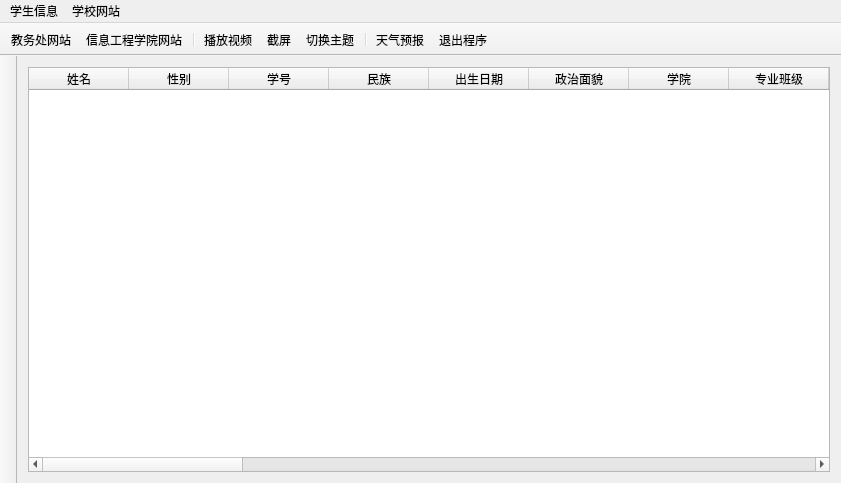
<?xml version="1.0" encoding="UTF-8"?>
<ui version="4.0">
 <class>MainWindow</class>
 <widget class="QMainWindow" name="MainWindow">
  <property name="enabled">
   <bool>true</bool>
  </property>
  <property name="geometry">
   <rect>
    <x>0</x>
    <y>0</y>
    <width>841</width>
    <height>483</height>
   </rect>
  </property>
  <property name="windowTitle">
   <string>MainWindow</string>
  </property>
  <property name="styleSheet">
   <string notr="true"/>
  </property>
  <property name="toolButtonStyle">
   <enum>Qt::ToolButtonTextBesideIcon</enum>
  </property>
  <widget class="QWidget" name="centralWidget">
   <layout class="QVBoxLayout" name="verticalLayout">
    <item>
     <widget class="QTableWidget" name="tableWidgetData">
      <column>
       <property name="text">
        <string>姓名</string>
       </property>
      </column>
      <column>
       <property name="text">
        <string>性别</string>
       </property>
      </column>
      <column>
       <property name="text">
        <string>学号</string>
       </property>
      </column>
      <column>
       <property name="text">
        <string>民族</string>
       </property>
      </column>
      <column>
       <property name="text">
        <string>出生日期</string>
       </property>
      </column>
      <column>
       <property name="text">
        <string>政治面貌</string>
       </property>
      </column>
      <column>
       <property name="text">
        <string>学院</string>
       </property>
      </column>
      <column>
       <property name="text">
        <string>专业班级</string>
       </property>
      </column>
      <column>
       <property name="text">
        <string>当前班级</string>
       </property>
      </column>
      <column>
       <property name="text">
        <string>宿舍号</string>
       </property>
      </column>
      <column>
       <property name="text">
        <string>床号</string>
       </property>
      </column>
      <column>
       <property name="text">
        <string>身份证号</string>
       </property>
      </column>
      <column>
       <property name="text">
        <string>银行卡号</string>
       </property>
      </column>
      <column>
       <property name="text">
        <string>邮编</string>
       </property>
      </column>
      <column>
       <property name="text">
        <string>QQ</string>
       </property>
      </column>
      <column>
       <property name="text">
        <string>户口类型</string>
       </property>
      </column>
      <column>
       <property name="text">
        <string>家庭住址</string>
       </property>
      </column>
      <column>
       <property name="text">
        <string>生源地</string>
       </property>
      </column>
      <column>
       <property name="text">
        <string>单亲</string>
       </property>
      </column>
      <column>
       <property name="text">
        <string>贫困</string>
       </property>
      </column>
      <column>
       <property name="text">
        <string>服兵役</string>
       </property>
      </column>
      <column>
       <property name="text">
        <string>留学</string>
       </property>
      </column>
      <column>
       <property name="text">
        <string>周末回家</string>
       </property>
      </column>
      <column>
       <property name="text">
        <string>走读</string>
       </property>
      </column>
      <column>
       <property name="text">
        <string>父亲姓名</string>
       </property>
      </column>
      <column>
       <property name="text">
        <string>电话</string>
       </property>
      </column>
      <column>
       <property name="text">
        <string>单位</string>
       </property>
      </column>
      <column>
       <property name="text">
        <string>母亲姓名</string>
       </property>
      </column>
      <column>
       <property name="text">
        <string>电话</string>
       </property>
      </column>
      <column>
       <property name="text">
        <string>单位</string>
       </property>
      </column>
      <column>
       <property name="text">
        <string>个人电话</string>
       </property>
      </column>
     </widget>
    </item>
   </layout>
  </widget>
  <widget class="QToolBar" name="toolBar">
   <property name="windowTitle">
    <string>toolBar</string>
   </property>
   <property name="movable">
    <bool>false</bool>
   </property>
   <property name="toolButtonStyle">
    <enum>Qt::ToolButtonTextBesideIcon</enum>
   </property>
   <attribute name="toolBarArea">
    <enum>TopToolBarArea</enum>
   </attribute>
   <attribute name="toolBarBreak">
    <bool>false</bool>
   </attribute>
   <addaction name="actionJiaowu"/>
   <addaction name="actionXinXi"/>
   <addaction name="separator"/>
   <addaction name="actionMovie"/>
   <addaction name="actionScreen"/>
   <addaction name="actionChangeStyle"/>
   <addaction name="separator"/>
   <addaction name="actionWeather"/>
   <addaction name="actionEXIT"/>
  </widget>
  <widget class="QToolBar" name="toolBar_2">
   <property name="windowTitle">
    <string>toolBar_2</string>
   </property>
   <property name="movable">
    <bool>false</bool>
   </property>
   <attribute name="toolBarArea">
    <enum>LeftToolBarArea</enum>
   </attribute>
   <attribute name="toolBarBreak">
    <bool>false</bool>
   </attribute>
  </widget>
  <widget class="QMenuBar" name="menuBar">
   <property name="geometry">
    <rect>
     <x>0</x>
     <y>0</y>
     <width>841</width>
     <height>20</height>
    </rect>
   </property>
   <widget class="QMenu" name="menu">
    <property name="title">
     <string>学生信息</string>
    </property>
    <addaction name="actionInsert"/>
    <addaction name="actionSelect"/>
    <addaction name="actionPoliticalInsert"/>
    <addaction name="actionPoliticalSelect"/>
    <addaction name="actionCutSchoolInsert"/>
    <addaction name="actionCutSchoolSelect"/>
    <addaction name="actionNotPassInsert"/>
    <addaction name="actionNotPassSelect"/>
    <addaction name="actionHornorInsert"/>
    <addaction name="actionHornorSelect"/>
    <addaction name="actionDayInsert"/>
    <addaction name="actionDaySelect"/>
    <addaction name="actionOutLineInsert"/>
    <addaction name="actionOutLineSelect"/>
    <addaction name="actionGradeInsert"/>
    <addaction name="actionGradeSelect"/>
    <addaction name="actionNotBackIsrt"/>
    <addaction name="actionNotBackSect"/>
    <addaction name="actionGradeTestIsrt"/>
    <addaction name="actionGradeTestSect"/>
    <addaction name="actionSchoolRoolIsrt"/>
    <addaction name="actionSchoolRoolSect"/>
    <addaction name="actionTransferIsrt"/>
    <addaction name="actionTransferSect"/>
   </widget>
   <widget class="QMenu" name="menu_2">
    <property name="title">
     <string>学校网站</string>
    </property>
    <addaction name="actionXinXi"/>
    <addaction name="actionJiaowu"/>
    <addaction name="actionBaiDu"/>
   </widget>
   <addaction name="menu"/>
   <addaction name="menu_2"/>
  </widget>
  <action name="actionEXIT">
   <property name="icon">
    <iconset resource="res.qrc">
     <normaloff>:/new/prefix1/image/exit.png</normaloff>:/new/prefix1/image/exit.png</iconset>
   </property>
   <property name="text">
    <string>退出程序</string>
   </property>
   <property name="toolTip">
    <string>退出程序</string>
   </property>
  </action>
  <action name="actionInsert">
   <property name="icon">
    <iconset resource="res.qrc">
     <normaloff>:/new/prefix1/image/system-users.png</normaloff>:/new/prefix1/image/system-users.png</iconset>
   </property>
   <property name="text">
    <string>基本信息录入</string>
   </property>
  </action>
  <action name="actionSelect">
   <property name="icon">
    <iconset resource="res.qrc">
     <normaloff>:/new/prefix1/image/system-users.png</normaloff>:/new/prefix1/image/system-users.png</iconset>
   </property>
   <property name="text">
    <string>基本信息查询</string>
   </property>
  </action>
  <action name="actionPoliticalInsert">
   <property name="icon">
    <iconset resource="res.qrc">
     <normaloff>:/new/prefix1/image/system-users.png</normaloff>:/new/prefix1/image/system-users.png</iconset>
   </property>
   <property name="text">
    <string>政治面貌录入</string>
   </property>
  </action>
  <action name="actionPoliticalSelect">
   <property name="icon">
    <iconset resource="res.qrc">
     <normaloff>:/new/prefix1/image/system-users.png</normaloff>:/new/prefix1/image/system-users.png</iconset>
   </property>
   <property name="text">
    <string>政治面貌查询</string>
   </property>
  </action>
  <action name="actionCutSchoolInsert">
   <property name="icon">
    <iconset resource="res.qrc">
     <normaloff>:/new/prefix1/image/system-users.png</normaloff>:/new/prefix1/image/system-users.png</iconset>
   </property>
   <property name="text">
    <string>旷课情况录入</string>
   </property>
  </action>
  <action name="actionCutSchoolSelect">
   <property name="icon">
    <iconset resource="res.qrc">
     <normaloff>:/new/prefix1/image/system-users.png</normaloff>:/new/prefix1/image/system-users.png</iconset>
   </property>
   <property name="text">
    <string>旷课情况查询</string>
   </property>
  </action>
  <action name="actionNotPassInsert">
   <property name="icon">
    <iconset resource="res.qrc">
     <normaloff>:/new/prefix1/image/system-users.png</normaloff>:/new/prefix1/image/system-users.png</iconset>
   </property>
   <property name="text">
    <string>挂科情况录入</string>
   </property>
  </action>
  <action name="actionNotPassSelect">
   <property name="icon">
    <iconset resource="res.qrc">
     <normaloff>:/new/prefix1/image/system-users.png</normaloff>:/new/prefix1/image/system-users.png</iconset>
   </property>
   <property name="text">
    <string>挂科情况查询</string>
   </property>
  </action>
  <action name="actionHornorInsert">
   <property name="icon">
    <iconset resource="res.qrc">
     <normaloff>:/new/prefix1/image/system-users.png</normaloff>:/new/prefix1/image/system-users.png</iconset>
   </property>
   <property name="text">
    <string>获奖情况录入</string>
   </property>
  </action>
  <action name="actionHornorSelect">
   <property name="icon">
    <iconset resource="res.qrc">
     <normaloff>:/new/prefix1/image/system-users.png</normaloff>:/new/prefix1/image/system-users.png</iconset>
   </property>
   <property name="text">
    <string>获奖情况查询</string>
   </property>
  </action>
  <action name="actionDayInsert">
   <property name="icon">
    <iconset resource="res.qrc">
     <normaloff>:/new/prefix1/image/system-users.png</normaloff>:/new/prefix1/image/system-users.png</iconset>
   </property>
   <property name="text">
    <string>日常情况录入</string>
   </property>
  </action>
  <action name="actionDaySelect">
   <property name="icon">
    <iconset resource="res.qrc">
     <normaloff>:/new/prefix1/image/system-users.png</normaloff>:/new/prefix1/image/system-users.png</iconset>
   </property>
   <property name="text">
    <string>日常情况查询</string>
   </property>
  </action>
  <action name="actionOutLineInsert">
   <property name="icon">
    <iconset resource="res.qrc">
     <normaloff>:/new/prefix1/image/system-users.png</normaloff>:/new/prefix1/image/system-users.png</iconset>
   </property>
   <property name="text">
    <string>违规违纪录入</string>
   </property>
  </action>
  <action name="actionOutLineSelect">
   <property name="icon">
    <iconset resource="res.qrc">
     <normaloff>:/new/prefix1/image/system-users.png</normaloff>:/new/prefix1/image/system-users.png</iconset>
   </property>
   <property name="text">
    <string>违规违纪查询</string>
   </property>
  </action>
  <action name="actionGradeInsert">
   <property name="icon">
    <iconset resource="res.qrc">
     <normaloff>:/new/prefix1/image/system-users.png</normaloff>:/new/prefix1/image/system-users.png</iconset>
   </property>
   <property name="text">
    <string>成绩排名录入</string>
   </property>
  </action>
  <action name="actionGradeSelect">
   <property name="icon">
    <iconset resource="res.qrc">
     <normaloff>:/new/prefix1/image/system-users.png</normaloff>:/new/prefix1/image/system-users.png</iconset>
   </property>
   <property name="text">
    <string>成绩排名查询</string>
   </property>
  </action>
  <action name="actionChangeStyle">
   <property name="icon">
    <iconset resource="res.qrc">
     <normaloff>:/new/prefix1/image/square.png</normaloff>:/new/prefix1/image/square.png</iconset>
   </property>
   <property name="text">
    <string>切换主题</string>
   </property>
   <property name="toolTip">
    <string>切换主题</string>
   </property>
  </action>
  <action name="actionXinXi">
   <property name="icon">
    <iconset resource="res.qrc">
     <normaloff>:/new/prefix1/image/internet-web-browser.png</normaloff>:/new/prefix1/image/internet-web-browser.png</iconset>
   </property>
   <property name="text">
    <string>信息工程学院网站</string>
   </property>
  </action>
  <action name="actionJiaowu">
   <property name="icon">
    <iconset resource="res.qrc">
     <normaloff>:/new/prefix1/image/internet-web-browser.png</normaloff>:/new/prefix1/image/internet-web-browser.png</iconset>
   </property>
   <property name="text">
    <string>教务处网站</string>
   </property>
   <property name="toolTip">
    <string>教务处网站</string>
   </property>
  </action>
  <action name="actionScreen">
   <property name="icon">
    <iconset resource="res.qrc">
     <normaloff>:/new/prefix1/image/gallery.png</normaloff>:/new/prefix1/image/gallery.png</iconset>
   </property>
   <property name="text">
    <string>截屏</string>
   </property>
   <property name="toolTip">
    <string>截屏</string>
   </property>
  </action>
  <action name="actionMovie">
   <property name="icon">
    <iconset resource="res.qrc">
     <normaloff>:/new/prefix1/image/videos.png</normaloff>:/new/prefix1/image/videos.png</iconset>
   </property>
   <property name="text">
    <string>播放视频</string>
   </property>
   <property name="toolTip">
    <string>播放视频</string>
   </property>
  </action>
  <action name="actionBaiDu">
   <property name="icon">
    <iconset resource="res.qrc">
     <normaloff>:/new/prefix1/image/Baidu.png</normaloff>:/new/prefix1/image/Baidu.png</iconset>
   </property>
   <property name="text">
    <string>百度一下</string>
   </property>
  </action>
  <action name="actionNotBackIsrt">
   <property name="icon">
    <iconset resource="res.qrc">
     <normaloff>:/new/prefix1/image/system-users.png</normaloff>:/new/prefix1/image/system-users.png</iconset>
   </property>
   <property name="text">
    <string>夜不归寝录入</string>
   </property>
   <property name="toolTip">
    <string>夜不归寝录入</string>
   </property>
  </action>
  <action name="actionNotBackSect">
   <property name="icon">
    <iconset resource="res.qrc">
     <normaloff>:/new/prefix1/image/system-users.png</normaloff>:/new/prefix1/image/system-users.png</iconset>
   </property>
   <property name="text">
    <string>夜不归寝查询</string>
   </property>
   <property name="toolTip">
    <string>夜不归寝查询</string>
   </property>
  </action>
  <action name="actionGradeTestIsrt">
   <property name="icon">
    <iconset resource="res.qrc">
     <normaloff>:/new/prefix1/image/system-users.png</normaloff>:/new/prefix1/image/system-users.png</iconset>
   </property>
   <property name="text">
    <string>等级考试录入</string>
   </property>
   <property name="toolTip">
    <string>等级考试录入</string>
   </property>
  </action>
  <action name="actionGradeTestSect">
   <property name="icon">
    <iconset resource="res.qrc">
     <normaloff>:/new/prefix1/image/system-users.png</normaloff>:/new/prefix1/image/system-users.png</iconset>
   </property>
   <property name="text">
    <string>等级考试查询</string>
   </property>
   <property name="toolTip">
    <string>等级考试查询</string>
   </property>
  </action>
  <action name="actionSchoolRoolIsrt">
   <property name="icon">
    <iconset resource="res.qrc">
     <normaloff>:/new/prefix1/image/system-users.png</normaloff>:/new/prefix1/image/system-users.png</iconset>
   </property>
   <property name="text">
    <string>学籍异变录入</string>
   </property>
   <property name="toolTip">
    <string>学籍异变录入</string>
   </property>
  </action>
  <action name="actionSchoolRoolSect">
   <property name="icon">
    <iconset resource="res.qrc">
     <normaloff>:/new/prefix1/image/system-users.png</normaloff>:/new/prefix1/image/system-users.png</iconset>
   </property>
   <property name="text">
    <string>学籍异变查询</string>
   </property>
   <property name="toolTip">
    <string>学籍异变查询</string>
   </property>
  </action>
  <action name="actionTransferIsrt">
   <property name="icon">
    <iconset resource="res.qrc">
     <normaloff>:/new/prefix1/image/system-users.png</normaloff>:/new/prefix1/image/system-users.png</iconset>
   </property>
   <property name="text">
    <string>转学录入</string>
   </property>
   <property name="toolTip">
    <string>转学录入</string>
   </property>
  </action>
  <action name="actionTransferSect">
   <property name="icon">
    <iconset resource="res.qrc">
     <normaloff>:/new/prefix1/image/system-users.png</normaloff>:/new/prefix1/image/system-users.png</iconset>
   </property>
   <property name="text">
    <string>转学查询</string>
   </property>
   <property name="toolTip">
    <string>转学查询</string>
   </property>
  </action>
  <action name="actionWeather">
   <property name="icon">
    <iconset resource="res.qrc">
     <normaloff>:/new/prefix1/image/weather.jpg</normaloff>:/new/prefix1/image/weather.jpg</iconset>
   </property>
   <property name="text">
    <string>天气预报</string>
   </property>
   <property name="toolTip">
    <string>天气预报</string>
   </property>
  </action>
 </widget>
 <layoutdefault spacing="6" margin="11"/>
 <tabstops>
  <tabstop>tableWidgetData</tabstop>
 </tabstops>
 <resources>
  <include location="res.qrc"/>
 </resources>
 <connections/>
</ui>
